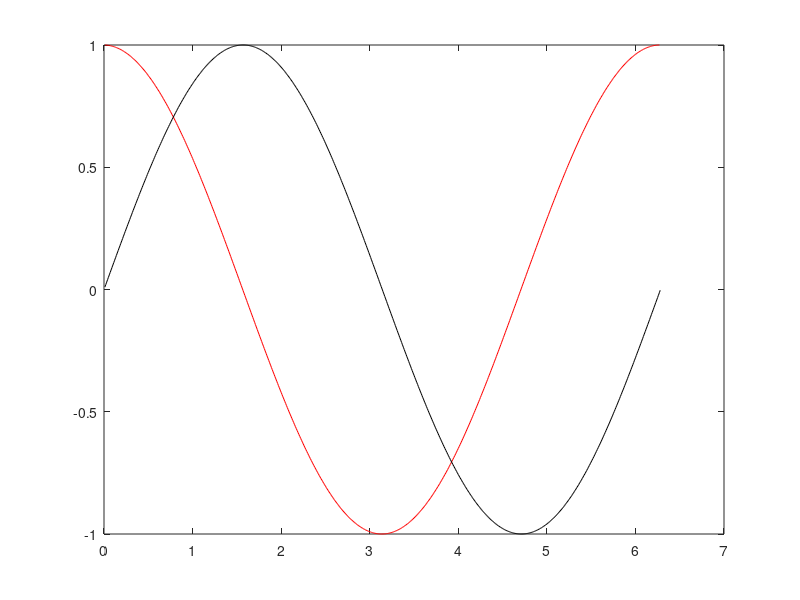

Write MATLAB code to recreate this figure.
x = 0.01:0.01:2*pi;
y = sin(x);
dydx = diff(y) ./ diff(x);
plot(x(1:end-1), dydx, 'r');
hold on;
plot(x, y, 'k');
hold off;
